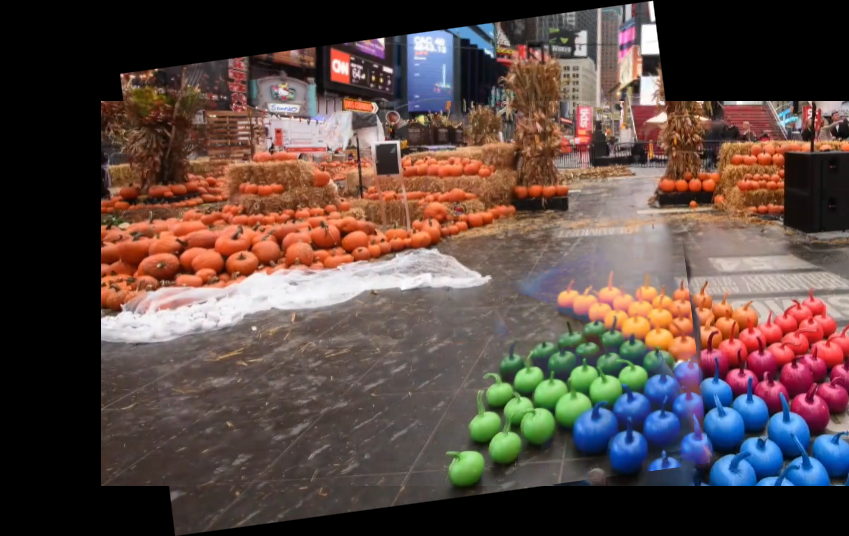

Reproduce this figure in Python.
#Only add your code inside the function (including newly improted packages)
# You can design a new function and call the new function in the given functions.
# Not following the project guidelines will result in a 10% reduction in grades

import cv2
import numpy as np
import matplotlib.pyplot as plt


def stitch_background(img1, img2, savepath=''):
    "The output image should be saved in the savepath."
    "Do NOT modify the code provided."

    img_1 = np.zeros((img2.shape[0] + 500, img2.shape[1] + 500, 3), dtype=np.uint8)
    img_1[250:250 + img2.shape[0], 250:250 + img2.shape[1]] = img2
    img2 = img_1

    SIFT = cv2.xfeatures2d.SIFT_create(500)
    keypoints_1, descriptors_1 = SIFT.detectAndCompute(img1, None)
    keypoints_2, descriptors_2 = SIFT.detectAndCompute(img2, None)

    val = []
    for i, d_1 in enumerate(descriptors_1):
        kp2_list = []
        for j, d_2 in enumerate(descriptors_2):
            euclidean_distance = np.linalg.norm(d_1 - d_2)
            kp2_list.append([i, j, euclidean_distance])
        kp2_list.sort(key=lambda x: x[2])

        if kp2_list[0][2]/ kp2_list[1][2] < 0.7:
            val.append(kp2_list[0])

    kp11 = []
    kp22 = []
    for i in val:
        kp11.append(np.float32(keypoints_1[i[0]].pt))
        kp22.append(np.float32(keypoints_2[i[1]].pt))
    kp11 = np.array(kp11)
    kp22 = np.array(kp22)

    homography, matchesMask = cv2.findHomography(kp11, kp22, cv2.RANSAC, 5.0)

    buffer_1 = img1.shape[1] + img2.shape[1]
    buffer_2 = img1.shape[0] + img2.shape[0]
    stitched_img = cv2.warpPerspective(img1, homography, (buffer_1, buffer_2))

    reshape = np.zeros((stitched_img.shape))
    reshape[:img2.shape[0], :img2.shape[1]] = img2
    reshape = reshape.astype(np.float32)
    stitched_img = stitched_img.astype(np.float32)
    img_1 = stitched_img
    img_2 = reshape

    result = np.zeros((img_1.shape))
    for index, x in np.ndenumerate(result):
        i = index[0]
        j = index[1]
        k = index[2]
        condition_1 = img_2[i][j][k] == 0 and img_1[i][j][k] == 0
        condition_2 = img_2[i][j][k] - img_1[i][j][k] >= 0
        if condition_1:
            result[i][j][k] = 0
        elif not condition_1 and condition_2:
            result[i][j][k] = img_2[i][j][k]
        elif not condition_1 and not condition_2:
            result[i][j][k] = img_1[i][j][k]
    p1 = []
    p2 = []
    for index, x in np.ndenumerate(result):
        if x != 0:
            p1.append(index[0])
            p2.append(index[1])
    resultant_image = result[min(p1):max(p1), min(p1):max(p2)]

    cv2.imwrite("task1.png", resultant_image)

    return resultant_image


if __name__ == "__main__":
    img1 = cv2.imread('./images/t1_1.png')
    img2 = cv2.imread('./images/t1_2.png')
    savepath = 'task1.png'
    stitch_background(img1, img2, savepath=savepath)
